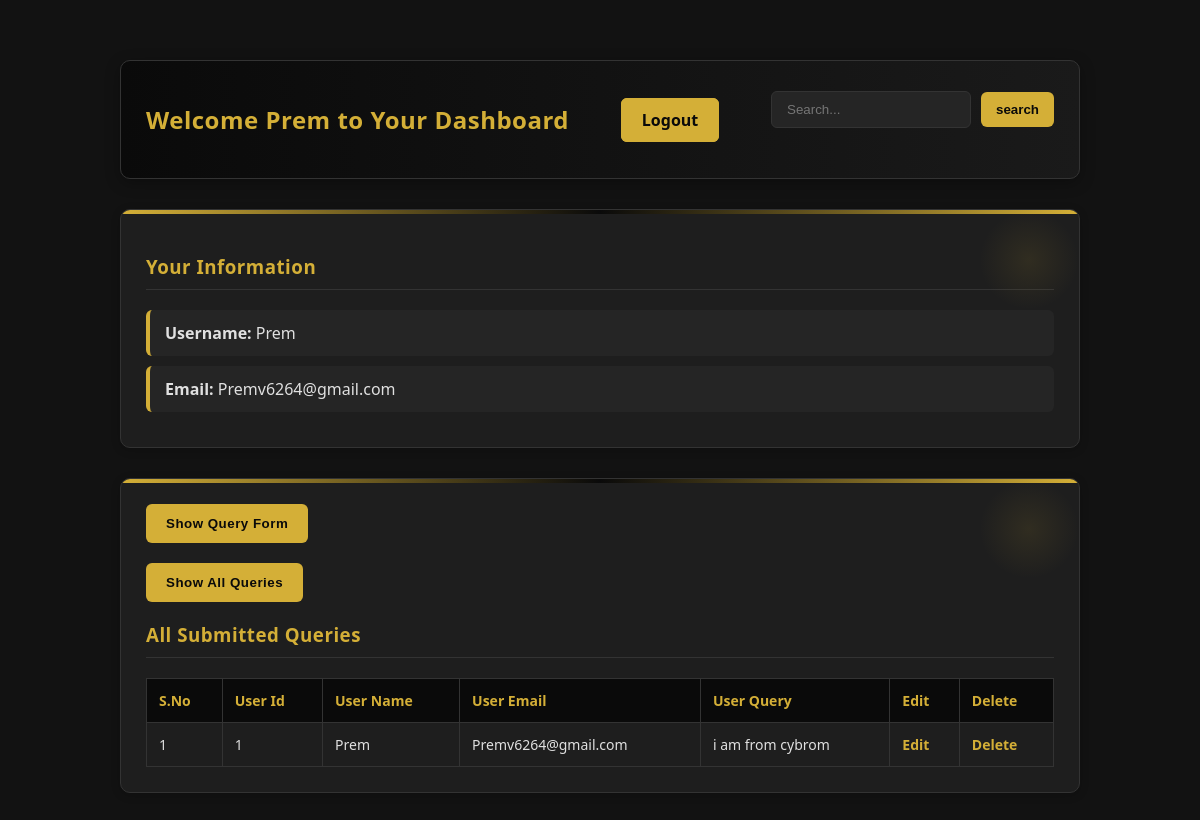
Page /allqurey/1/ on the committed database.
### my_aap/models.py (models this page shows, shortened)
class registration(models.Model):
    name = models.CharField(max_length=100)
    email = models.EmailField(unique=True)
    password = models.CharField(max_length=100)

class Query(models.Model):
    name = models.CharField(max_length=50)
    email = models.EmailField()
    query = models.TextField()

### my_aap/views.py (the view)
# urls.py: path('allqurey/<int:x>/',views.allquery,name='allquery'),
def allquery(req,x):
    userdata=registration.objects.get(id=x)
    email=userdata.email
    aquery=Query.objects.filter(email=email)
    return render(req,'dashbord.html',{'data':userdata,'aquery':aquery})

### my_aap/templates/dashbord.html (shortened to what this page needs)
<!DOCTYPE html>
<html lang="en">
<head>
</head>
<body>
<div class="dashboard-container">
  <header>
    <h1>Welcome {{ data.name }} to Your Dashboard</h1>
    <div class="logout-btn">
      <a href="{% url 'logout' %}">Logout</a>
    </div>
    <form action="{% url 'search' pk=data.id %}" method="post" class="search-container">
      <input type="search" name="search" id="search" placeholder="Search...">
      <input type="submit" class="search-btn" value="search">
    </form>
  </header>
  <div class="user-info">
    <h3>Your Information</h3>
    <div class="info-display">
      <p><strong>Username:</strong> {{ data.name }}</p>
      <p><strong>Email:</strong> {{ data.email }}</p>
    </div>
  </div>
  <div class="query-section">
    <form action="{% url 'q' x=data.id %}" method="post">
      <button type="submit">Show Query Form</button>
    </form>
    <form action="{% url 'allquery' x=data.id %}" method="post">
      <button type="submit">Show All Queries</button>
    </form>
    {% if aquery %}
    <h3>All Submitted Queries</h3>
    <table>
      <tr>
        <th>S.No</th>
        <th>User Id</th>
        <th>User Name</th>
        <th>User Email</th>
        <th>User Query</th>
        <th>Edit</th>
        <th>Delete</th>
      </tr>
      {% for i in aquery %}
      <tr>
        <td>{{ forloop.counter }}</td>
        <td>{{ i.id }}</td>
        <td>{{ i.name }}</td>
        <td>{{ i.email }}</td>
        <td>{{ i.query }}</td>
        <td><a href="{% url "edit" id=i.id pk=data.id  %}">Edit</a></td>
        <td><a href="{% url "delete" id=i.id pk=data.id  %}">Delete</a></td>
      </tr>
      {% endfor %}
    </table>
    {% endif %}
  </div>
</div>
</body>
</html>

### my_aap/templates/dashbord.html (style rules this page uses)
* { box-sizing: border-box; }
body { font-family: 'Segoe UI', Tahoma, Geneva, Verdana, sans-serif; margin: 0; padding: 0; background-color: #121212; color: #e0e0e0; }
.dashboard-container { max-width: 1000px; margin: 40px auto; padding: 20px; }
header { background: linear-gradient(to right, #0a0a0a, #1a1a1a); color: #d4af37; padding: 30px 25px; border-radius: 10px; display: flex; justify-content: space-between; align-items: center; box-shadow: 0 4px 15px rgba(0, 0, 0, 0.3); border: 1px solid #333; flex-wrap: wrap; gap: 15px; }
header h1 { font-size: 24px; margin: 0; letter-spacing: 0.5px; }
.logout-btn a { text-decoration: none; color: #0a0a0a; background-color: #d4af37; padding: 10px 20px; border-radius: 6px; font-weight: bold; transition: all 0.3s ease; border: 1px solid #d4af37; }
.user-info, .query-section { background-color: #1e1e1e; padding: 25px; border-radius: 10px; box-shadow: 0 2px 10px rgba(0, 0, 0, 0.2); margin-top: 30px; border: 1px solid #333; }
.info-display p { padding: 12px 15px; margin: 10px 0; background: #252525; border-left: 4px solid #d4af37; border-radius: 6px; color: #e0e0e0; }
h3 { border-bottom: 1px solid #333; padding-bottom: 10px; margin-bottom: 20px; color: #d4af37; letter-spacing: 0.5px; }
form { margin-bottom: 20px; }
button { padding: 12px 20px; background-color: #d4af37; color: #0a0a0a; font-weight: bold; border: none; border-radius: 6px; cursor: pointer; transition: all 0.3s ease; letter-spacing: 0.5px; }
table { width: 100%; border-collapse: collapse; margin-top: 20px; font-size: 14px; background-color: #252525; }
table, th, td { border: 1px solid #333; }
th, td { padding: 12px; text-align: left; }
th { background-color: #0a0a0a; color: #d4af37; font-weight: 600; }
tr:nth-child(even) { background-color: #1e1e1e; }
td a { text-decoration: none; color: #d4af37; font-weight: bold; transition: all 0.2s ease; }
.user-info::before, .query-section::before { content: ""; position: absolute; top: 0; left: 0; right: 0; height: 4px; background: linear-gradient(to right, #d4af37, #0a0a0a, #d4af37); border-radius: 10px 10px 0 0; }
.user-info, .query-section { position: relative; overflow: hidden; }
.search-container { display: flex; align-items: center; gap: 10px; }
#search { width: 200px; padding: 10px 15px; background-color: #252525; border: 1px solid #333; border-radius: 6px; color: #e0e0e0; transition: all 0.3s; }
.search-btn { padding: 10px 15px; background-color: #d4af37; color: #0a0a0a; font-weight: bold; border: none; border-radius: 6px; cursor: pointer; transition: all 0.3s ease; }
.user-info::after, .query-section::after { content: ""; position: absolute; top: 0; right: 0; width: 100px; height: 100px; background: radial-gradient(circle, rgba(212, 175, 55, 0.1) 0%, rgba(10, 10, 10, 0) 70%); z-index: 0; }

### rows in the picture
registration: name "Prem", email "Premv6264@gmail.com"
Query: id "1", name "Prem", email "Premv6264@gmail.com", query "i am from cybrom"
